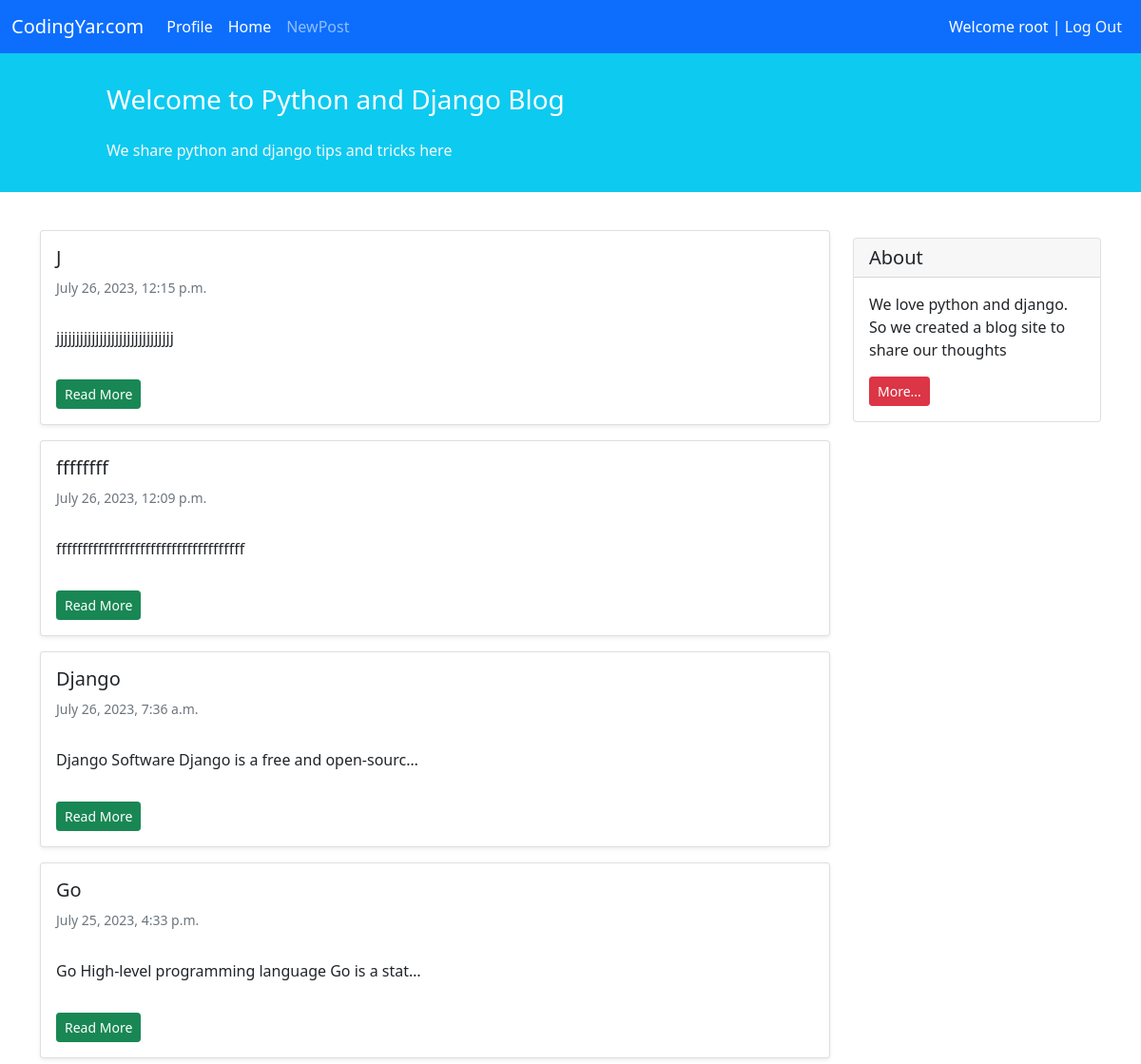
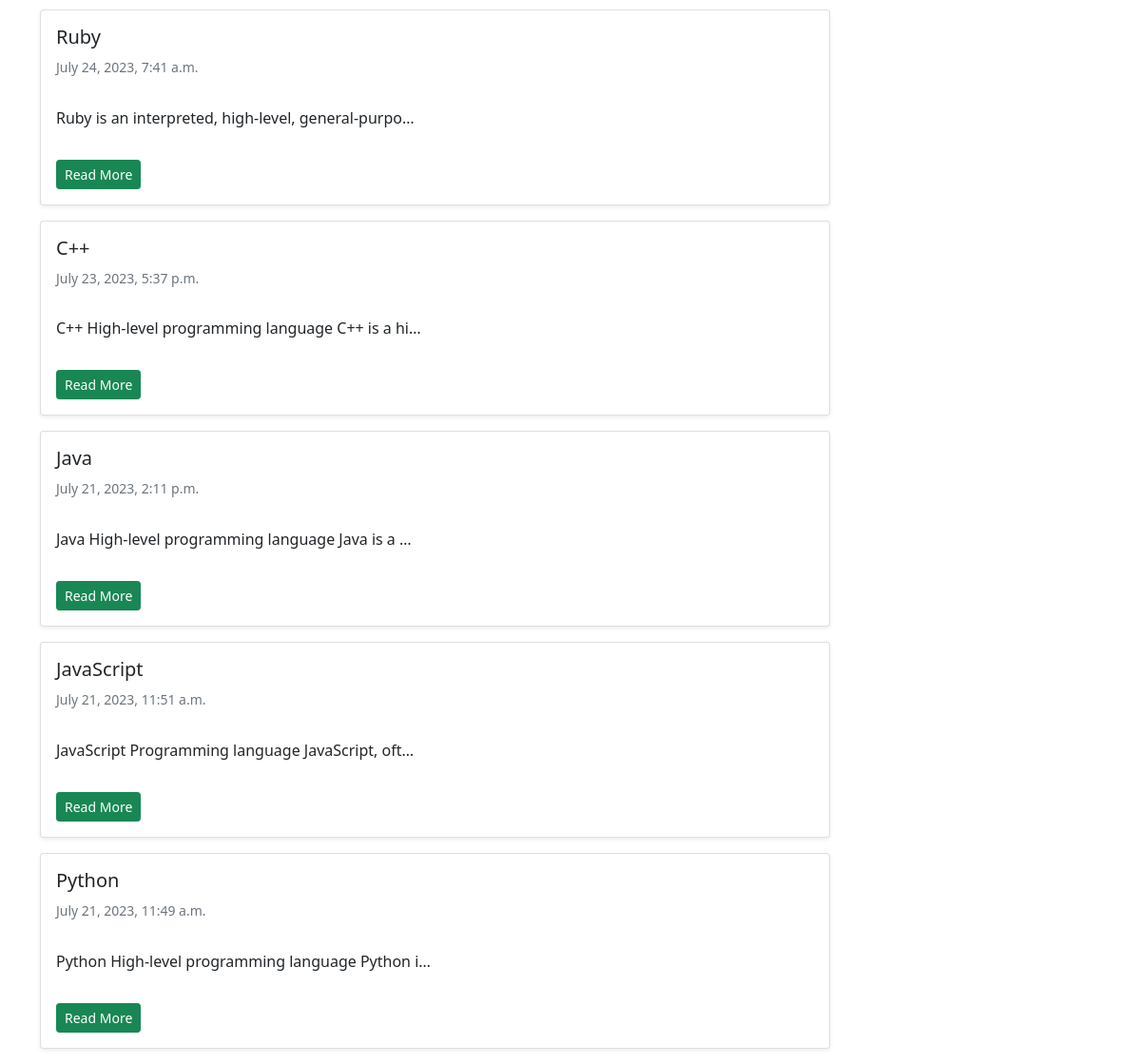
Page /blog/ (signed in) on the committed database (2 pictures, top to bottom).
### blog/models.py (models this page shows)
class Post(models.Model):
    STATUS_CHOICES = (
        ('Pub', 'Published'),
        ('Drf', 'Draft'),
    )
    title = models.CharField(max_length=100)
    text = models.TextField()
    author = models.ForeignKey("auth.User", on_delete=models.CASCADE)
    datetime_creation = models.DateTimeField(auto_now_add=True)
    datetime_modified = models.DateTimeField(auto_now=True)
    status = models.CharField(max_length=3, choices=STATUS_CHOICES)
    def get_absolute_url(self):
        return reverse("post_detail", kwargs={"pk": self.pk})

### blog/views.py (the view)
# urls.py: path('', views.PostListView.as_view(), name='posts_list'),
class PostListView(generic.ListView):
    template_name = "blog/posts_list.html"
    context_object_name = "posts"
    def get_queryset(self):
        return Post.objects.filter(status="Pub").order_by("-datetime_modified")

### blog/templates/blog/posts_list.html (shortened to what this page needs)
{% extends '_base.html' %}
{% block content %}
<div class="container mt-4">
  <div class="row">
    <div class="col-9">
      {% for post in posts %}
      <div class="card shadow-sm my-3">
        <div class="card-body">
          <h5 class="card-title">{{post.title}}</h5>
          <h6 class="card-subtitle mb-2 text-muted small py-2">{{post.datetime_modified}}</h6>
          <p class="card-text py-3">
            {{post.text|truncatechars:50}}
          </p>
          <a href ="{{post.get_absolute_url}}" class="btn btn-sm btn-success">Read More</a>
        </div>
      </div>
      {% endfor %}
    </div>
    <div class="col-3">
      <div class="card my-4">
        <h5 class="card-header">About</h5>
        <div class="card-body">
          <p class="card-text">
            We love python and django. So we created a blog site to share our
            thoughts
          </p>
          <a href="#" class="btn btn-sm btn-danger"> More... </a>
        </div>
      </div>
    </div>
  </div>
</div>
{% endblock content %}

### templates/_base.html (shortened to what this page needs)
<!DOCTYPE html>
<html lang="en">
  <head>
    <link
      href="https://cdn.jsdelivr.net/npm/bootstrap@5.1.3/dist/css/bootstrap.min.css"
      rel="stylesheet"
    />
  </head>
  <body>
    <nav class="navbar navbar-expand-lg navbar-dark bg-primary">
      <div class="container-fluid">
        <a class="navbar-brand" href="#">CodingYar.com</a>
        <div class="collapse navbar-collapse" id="navbarNavAltMarkup">
          <div class="navbar-nav">
            <a
              class="nav-link active"
              aria-current="page"
              href="{% url 'profile' %}"
              >Profile</a
            >
            <a
              class="nav-link active"
              aria-current="page"
              href="{% url 'posts_list' %}"
              >Home</a
            >
            <a class="nav-link" href="{% url 'post_create' %}">NewPost</a>
          </div>
        </div>
        <div class="mx-2 text-white">
          {% if user.is_authenticated %} Welcome {{user.username}} |
          <a
            class="text-light"
            style="text-decoration: none"
            href="{% url 'logout' %}"
            >Log Out</a
          >
          {% endif %}
        </div>
      </div>
    </nav>
    <div class="container-fluid bg-info">
      <div class="row py-3">
        <div class="col-md-8 col-md-10 mx-auto">
          <h3 class="my-4 mt-3 text-white">
            Welcome to Python and Django Blog
          </h3>
          <p class="text-light">
            We share python and django tips and tricks here
          </p>
        </div>
      </div>
    </div>
    {% block content %}{% endblock content %}
  </body>
</html>

### rows in the picture
Post: title "J", datetime_modified "July 26, 2023, 12:15 p.m.", text "jjjjjjjjjjjjjjjjjjjjjjjjjjjjjj"
Post: title "ffffffff", datetime_modified "July 26, 2023, 12:09 p.m.", text "ffffffffffffffffffffffffffffffffffff"
Post: title "Django", datetime_modified "July 26, 2023, 7:36 a.m.", text "Django Software Django is a free and open-sourc…"
Post: title "Go", datetime_modified "July 25, 2023, 4:33 p.m.", text "Go High-level programming language Go is a stat…"
Post: title "Ruby", datetime_modified "July 24, 2023, 7:41 a.m.", text "Ruby is an interpreted, high-level, general-purpo…"
Post: title "C++", datetime_modified "July 23, 2023, 5:37 p.m.", text "C++ High-level programming language C++ is a hi…"
Post: title "Java", datetime_modified "July 21, 2023, 2:11 p.m.", text "Java High-level programming language Java is a …"
Post: title "JavaScript", datetime_modified "July 21, 2023, 11:51 a.m.", text "JavaScript Programming language JavaScript, oft…"
Post: title "Python", datetime_modified "July 21, 2023, 11:49 a.m.", text "Python High-level programming language Python i…"

### other values in the picture
{{ user.username }} "root"
